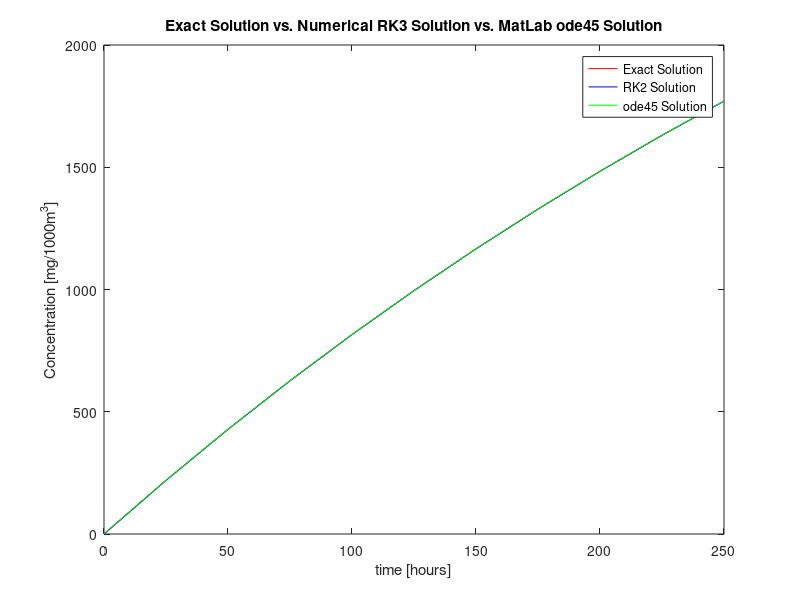

Write the MATLAB code that produced this figure.
function [t,y,yp] = rk3b %PRO VELKE LAMBDA EXPLICITNI METODA HAVARUJE, NEBOT musi platit podminka: tau < 2/lambda...
format long

order = 3;
c2 = 1;%zadani koeficientu c2
c3 = 2;%zadani koeficientu c3
matice = [1 1 1; 0 c2^2 c3^2; 0 c2 c3];
pravstr = [1 1/3 1/2]';
vecb = linsolve(matice,pravstr);

b1=vecb(1); b2=vecb(2); b3=vecb(3); a32=1/(6*c2*b3);


f = @(t,y) 9-0.002*y;
cas = [0 250];
N=10;
y0=0; %poc. podminka

tau = (cas(2)-cas(1))/N;
t=cas(1):tau:cas(2);

y = zeros(1,N+1);
y(1)=y0;
k = zeros(1,order);

for n=1:N
    k(1)=f(t(n),y(n));
    k(2)=f(t(n)+tau*c2,y(n)+tau*c2*k(1));
    k(3)=f(t(n)+tau*c3, y(n)+tau*((c3-a32)*k(1)+a32*k(2)));
    y(n+1)=y(n)+tau*(b1*k(1)+b2*k(2)+b3*k(3));
end

yp = 4500*(1-exp(-0.002*t)); %presne reseni
[tMatLab,yMatLab] = ode45(f, cas, y0);

y', yp' %vypis vysledku
maxChyba=max(abs(yp-y)) %chyba v reseni

%zachrana zivota v nadrzi: y(t) = 1; t=? -> t=0.111123459hod = 6min 40sec (urceno z presneho reseni)

 plot(t,yp,'r'),hold on;
 plot(t,y,'b'), hold on;
 plot(tMatLab,yMatLab,'g'), hold on;
 
 title('Exact Solution vs. Numerical RK3 Solution vs. MatLab ode45 Solution');
xlabel('time [hours]'); ylabel('Concentration [mg/1000m^3]');
legend('Exact Solution','RK2 Solution','ode45 Solution');hold on